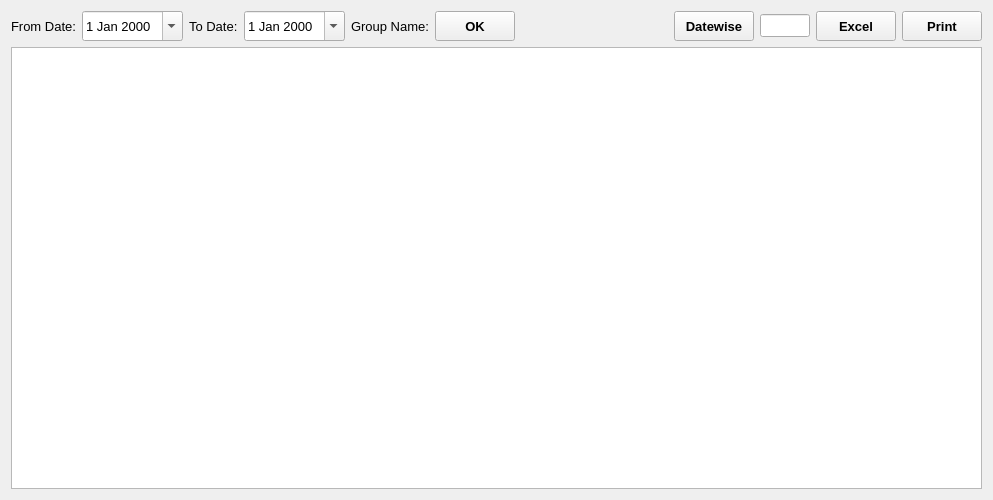
<?xml version="1.0" encoding="UTF-8"?>
<ui version="4.0">
 <class>PurchaseReport</class>
 <widget class="QWidget" name="PurchaseReport">
  <property name="geometry">
   <rect>
    <x>0</x>
    <y>0</y>
    <width>993</width>
    <height>500</height>
   </rect>
  </property>
  <property name="font">
   <font>
    <family>Microsoft YaHei UI</family>
    <pointsize>10</pointsize>
   </font>
  </property>
  <property name="windowTitle">
   <string>Form</string>
  </property>
  <layout class="QVBoxLayout" name="verticalLayout" stretch="0,0,1">
   <item>
    <layout class="QHBoxLayout" name="appBarLayout"/>
   </item>
   <item>
    <layout class="QHBoxLayout" name="horizontalLayout" stretch="0,0,0,0,0,0,0,0,0,0,0,0">
     <item>
      <widget class="QLabel" name="fromDateLabel">
       <property name="text">
        <string>From Date:</string>
       </property>
      </widget>
     </item>
     <item>
      <widget class="QDateEdit" name="fromDateDateEdit">
       <property name="minimumSize">
        <size>
         <width>0</width>
         <height>30</height>
        </size>
       </property>
       <property name="calendarPopup">
        <bool>true</bool>
       </property>
      </widget>
     </item>
     <item>
      <widget class="QLabel" name="toDateLabel">
       <property name="text">
        <string>To Date:</string>
       </property>
      </widget>
     </item>
     <item>
      <widget class="QDateEdit" name="toDateDateEdit">
       <property name="minimumSize">
        <size>
         <width>0</width>
         <height>30</height>
        </size>
       </property>
       <property name="calendarPopup">
        <bool>true</bool>
       </property>
      </widget>
     </item>
     <item>
      <widget class="QLabel" name="label_2">
       <property name="text">
        <string>Group Name:</string>
       </property>
      </widget>
     </item>
     <item>
      <layout class="QHBoxLayout" name="groupLay"/>
     </item>
     <item>
      <widget class="QToolButton" name="OKButton">
       <property name="minimumSize">
        <size>
         <width>80</width>
         <height>30</height>
        </size>
       </property>
       <property name="font">
        <font>
         <weight>75</weight>
         <bold>true</bold>
        </font>
       </property>
       <property name="text">
        <string>OK</string>
       </property>
      </widget>
     </item>
     <item>
      <spacer name="horizontalSpacer">
       <property name="orientation">
        <enum>Qt::Horizontal</enum>
       </property>
       <property name="sizeHint" stdset="0">
        <size>
         <width>40</width>
         <height>20</height>
        </size>
       </property>
      </spacer>
     </item>
     <item>
      <widget class="QToolButton" name="datewiseButton">
       <property name="minimumSize">
        <size>
         <width>80</width>
         <height>30</height>
        </size>
       </property>
       <property name="font">
        <font>
         <weight>75</weight>
         <bold>true</bold>
        </font>
       </property>
       <property name="text">
        <string>Datewise</string>
       </property>
      </widget>
     </item>
     <item>
      <widget class="QLineEdit" name="intervalLine">
       <property name="maximumSize">
        <size>
         <width>50</width>
         <height>16777215</height>
        </size>
       </property>
      </widget>
     </item>
     <item>
      <widget class="QToolButton" name="excelButton">
       <property name="minimumSize">
        <size>
         <width>80</width>
         <height>30</height>
        </size>
       </property>
       <property name="font">
        <font>
         <weight>75</weight>
         <bold>true</bold>
        </font>
       </property>
       <property name="text">
        <string>Excel</string>
       </property>
      </widget>
     </item>
     <item>
      <widget class="QToolButton" name="printButton">
       <property name="minimumSize">
        <size>
         <width>80</width>
         <height>30</height>
        </size>
       </property>
       <property name="font">
        <font>
         <weight>75</weight>
         <bold>true</bold>
        </font>
       </property>
       <property name="text">
        <string>Print</string>
       </property>
      </widget>
     </item>
    </layout>
   </item>
   <item>
    <widget class="QTableView" name="tableView">
     <property name="font">
      <font>
       <pointsize>12</pointsize>
      </font>
     </property>
     <property name="alternatingRowColors">
      <bool>true</bool>
     </property>
     <property name="selectionBehavior">
      <enum>QAbstractItemView::SelectRows</enum>
     </property>
    </widget>
   </item>
  </layout>
 </widget>
 <resources/>
 <connections/>
</ui>
